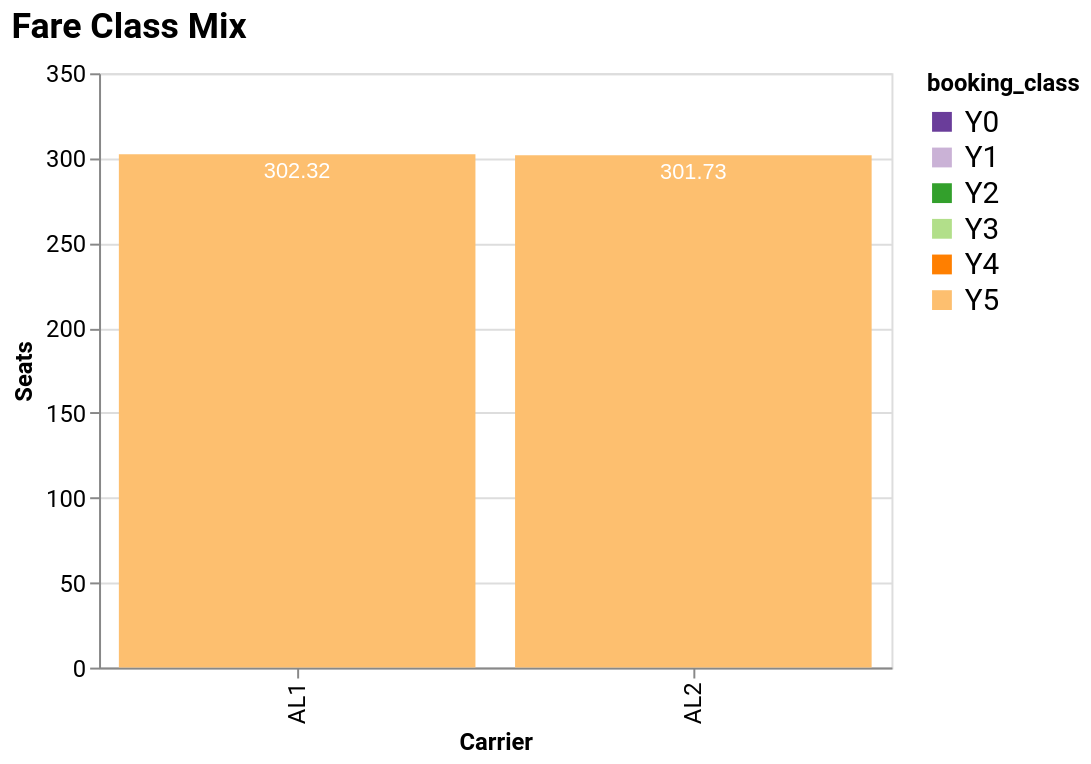

Here is the notebook cell this chart was saved with:
### Code cell
summary.fig_fare_class_mix()

### Figure 1 — Vega-Lite specification as saved in the notebook (floating-point values rounded to 4 significant figures)
{"config": {"view": {"continuousHeight": 300, "continuousWidth": 400}, "range": {"category": ["#6a3d9a", "#cab2d6", "#33a02c", "#b2df8a", "#ff7f00", "#fdbf6f", "#1f78b4", "#a6cee3", "#e31a1c", "#fb9a99", "#b15928", "#e3d086"], "heatmap": "plasma"}, "title": {"font": "Roboto, Arial, sans-serif", "fontSize": 18, "anchor": "start", "offset": 8}, "axis": {"labelFont": "Roboto, Arial, sans-serif", "titleFont": "Roboto, Arial, sans-serif", "labelFontSize": 12, "titleFontSize": 12}, "header": {"labelFont": "Roboto, Arial, sans-serif", "titleFont": "Roboto, Arial, sans-serif"}, "legend": {"labelFont": "Roboto, Arial, sans-serif", "titleFont": "Roboto, Arial, sans-serif", "labelFontSize": 15, "titleFontSize": 12}, "bar": {"color": "#6a3d9a"}, "mark": {"color": "#6a3d9a"}, "line": {"color": "#6a3d9a"}}, "layer": [{"mark": {"type": "bar"}, "encoding": {"color": {"field": "booking_class", "type": "nominal"}, "tooltip": [{"field": "carrier", "type": "nominal"}, {"field": "booking_class", "type": "nominal"}, {"field": "avg_sold", "format": ".2f", "type": "quantitative"}], "x": {"field": "carrier", "title": "Carrier", "type": "nominal"}, "y": {"field": "avg_sold", "stack": "zero", "title": "Seats", "type": "quantitative"}}, "title": "Fare Class Mix", "transform": [{"calculate": "datum.avg_sold / 2.0", "as": "halfsold"}]}, {"mark": {"type": "text", "baseline": "top", "color": "white", "dx": 0, "dy": 3}, "encoding": {"opacity": {"condition": {"test": "datum.avg_sold < 18.139", "value": 0}, "value": 1}, "order": {"field": "booking_class", "sort": "descending", "type": "nominal"}, "text": {"field": "avg_sold", "format": ".2f", "type": "quantitative"}, "tooltip": [{"field": "carrier", "type": "nominal"}, {"field": "booking_class", "type": "nominal"}, {"field": "avg_sold", "format": ".2f", "type": "quantitative"}], "x": {"field": "carrier", "title": "Carrier", "type": "nominal"}, "y": {"field": "avg_sold", "stack": "zero", "title": "Seats", "type": "quantitative"}}, "title": "Fare Class Mix", "transform": [{"calculate": "datum.avg_sold / 2.0", "as": "halfsold"}]}], "data": {"name": "data-e3a473fb885c0a6e79659e4d58127802"}, "height": 300, "width": 400, "$schema": "https://vega.github.io/schema/vega-lite/v5.20.1.json", "datasets": {"data-e3a473fb885c0a6e79659e4d58127802": [{"carrier": "AL1", "booking_class": "Y0", "avg_sold": 0.0}, {"carrier": "AL1", "booking_class": "Y1", "avg_sold": 0.0}, {"carrier": "AL1", "booking_class": "Y2", "avg_sold": 0.0}, {"carrier": "AL1", "booking_class": "Y3", "avg_sold": 0.0}, {"carrier": "AL1", "booking_class": "Y4", "avg_sold": 0.0}, {"carrier": "AL1", "booking_class": "Y5", "avg_sold": 302.3}, {"carrier": "AL2", "booking_class": "Y0", "avg_sold": 0.0}, {"carrier": "AL2", "booking_class": "Y1", "avg_sold": 0.0}, {"carrier": "AL2", "booking_class": "Y2", "avg_sold": 0.0}, {"carrier": "AL2", "booking_class": "Y3", "avg_sold": 0.0}, {"carrier": "AL2", "booking_class": "Y4", "avg_sold": 0.0}, {"carrier": "AL2", "booking_class": "Y5", "avg_sold": 301.7}]}}
